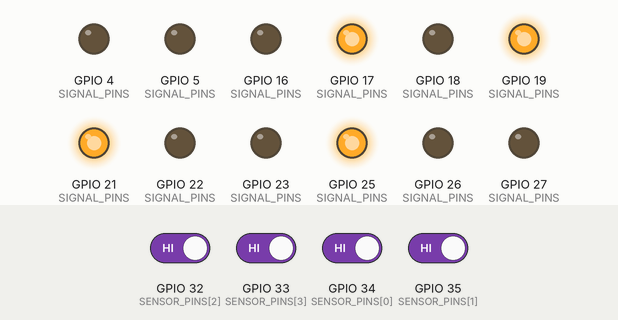
Recording of a sketch running on a simulated ESP32. Shown: output pins drawn as LEDs (lit = HIGH). The test bench sets the inputs (shaded band); at power-on: GPIO 32 (SENSOR_PINS[2]), GPIO 33 (SENSOR_PINS[3]), GPIO 34 (SENSOR_PINS[0]), GPIO 35 (SENSOR_PINS[1]) HIGH. WiFi joins after 1.5 s; servers stay silent unless stated; uploads are accepted with an empty reply; what the sketch prints to the serial monitor is not drawn.

Above: at 3.9 s.
4.0 s: GPIO 32 (SENSOR_PINS[2]) driven LOW
At 8.1 s:
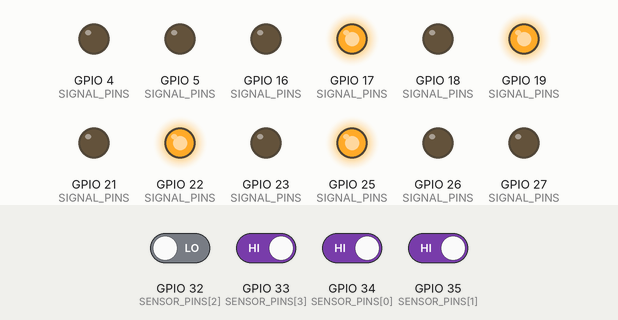
At 11.0 s:
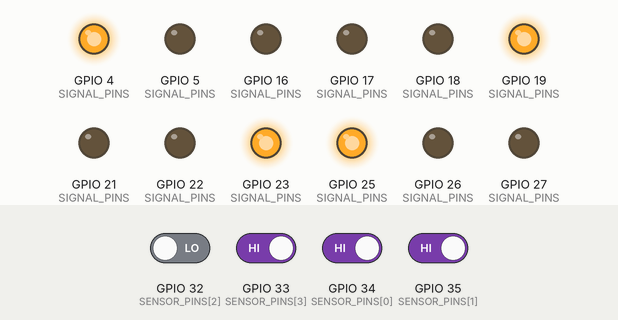
12.2 s: GPIO 33 (SENSOR_PINS[3]) driven LOW
34.2 s: GPIO 32 (SENSOR_PINS[2]) driven HIGH and GPIO 35 (SENSOR_PINS[1]) driven LOW
56.2 s: GPIO 35 (SENSOR_PINS[1]) driven HIGH
At 58.1 s:
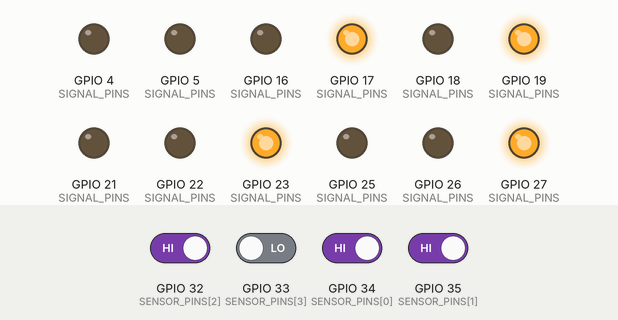
Timing chart, 0 to 79.1 s (numbered marks = the images above; inputs shaded):
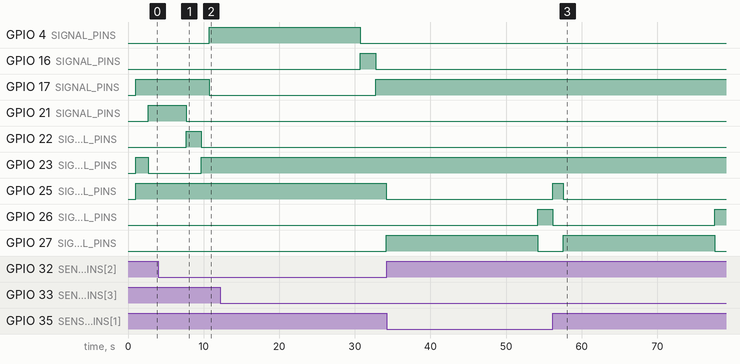

The sketch:

FederatedTrafficController.ino
```cpp
#include <Arduino.h>
#include <WiFi.h>
#include <HTTPClient.h>
#include <ArduinoJson.h>

#include "node_config.h"

namespace {

constexpr size_t kLaneCount = 4;

struct LanePins {
  uint8_t green;
  uint8_t yellow;
  uint8_t red;
};

struct NodeProfile {
  const char* nodeId;
  const char* label;
};

constexpr uint8_t SENSOR_PINS[kLaneCount] = {34, 35, 32, 33};
constexpr LanePins SIGNAL_PINS[kLaneCount] = {
  {21, 22, 23},
  {5, 18, 19},
  {4, 16, 17},
  {27, 26, 25},
};

constexpr NodeProfile NODE_PROFILES[] = {
  {"esp-a", "Intersection-A"},
  {"esp-b", "Intersection-B"},
};

static_assert(NODE_PROFILE_INDEX >= 0 && NODE_PROFILE_INDEX < 2, "NODE_PROFILE_INDEX must be 0 or 1");

const NodeProfile& ACTIVE_NODE = NODE_PROFILES[NODE_PROFILE_INDEX];

constexpr uint32_t SENSOR_SAMPLE_MS = 100;
constexpr uint32_t MIN_GREEN_MS = 5000;
constexpr uint32_t MAX_GREEN_MS = 20000;
constexpr uint32_t BASE_GREEN_MS = 5000;
constexpr uint32_t EXTRA_GREEN_MS = 9000;
constexpr uint32_t YELLOW_MS = 2000;
constexpr uint32_t ALL_RED_MS = 1000;
constexpr uint32_t SERVER_SYNC_INTERVAL_MS = 15000;
constexpr float DEMAND_ALPHA = 0.85f;
constexpr float STARVATION_STEP = 0.02f;
constexpr float MAX_STARVATION = 1.0f;
constexpr float LEARNING_RATE = 0.30f;
constexpr float MIN_WEIGHT = 0.50f;
constexpr float MAX_WEIGHT = 2.50f;
constexpr float RESIDUAL_TARGET = 0.20f;
constexpr float UPDATE_TRIGGER = 0.05f;

float laneDemand[kLaneCount] = {0.0f, 0.0f, 0.0f, 0.0f};
float starvationBoost[kLaneCount] = {0.0f, 0.0f, 0.0f, 0.0f};
float localWeights[kLaneCount] = {1.0f, 1.0f, 1.0f, 1.0f};
float lastPublishedWeights[kLaneCount] = {1.0f, 1.0f, 1.0f, 1.0f};

uint32_t globalRound = 0;
uint32_t phaseCount = 0;
uint32_t activeSampleCount = 1;
uint32_t lastSyncAttemptMs = 0;
bool wifiReady = false;

float clampFloat(float value, float low, float high) {
  return value < low ? low : (value > high ? high : value);
}

bool readSensorActive(size_t lane) {
  const int level = digitalRead(SENSOR_PINS[lane]);
  return SENSOR_ACTIVE_LOW ? level == LOW : level == HIGH;
}

void normalizeWeights() {
  float sum = 0.0f;
  for (float weight : localWeights) {
    sum += weight;
  }

  const float average = sum / static_cast<float>(kLaneCount);
  if (average <= 0.0f) {
    for (size_t lane = 0; lane < kLaneCount; ++lane) {
      localWeights[lane] = 1.0f;
    }
    return;
  }

  for (size_t lane = 0; lane < kLaneCount; ++lane) {
    localWeights[lane] = clampFloat(localWeights[lane] / average, MIN_WEIGHT, MAX_WEIGHT);
  }
}

void applyGlobalWeights(const float incoming[kLaneCount]) {
  for (size_t lane = 0; lane < kLaneCount; ++lane) {
    localWeights[lane] = clampFloat(incoming[lane], MIN_WEIGHT, MAX_WEIGHT);
  }
  normalizeWeights();
}

void setAllRed() {
  for (const auto& pins : SIGNAL_PINS) {
    digitalWrite(pins.green, LOW);
    digitalWrite(pins.yellow, LOW);
    digitalWrite(pins.red, HIGH);
  }
}

void setPhaseGreen(size_t lane) {
  for (size_t i = 0; i < kLaneCount; ++i) {
    const bool active = i == lane;
    digitalWrite(SIGNAL_PINS[i].green, active ? HIGH : LOW);
    digitalWrite(SIGNAL_PINS[i].yellow, LOW);
    digitalWrite(SIGNAL_PINS[i].red, active ? LOW : HIGH);
  }
}

void setPhaseYellow(size_t lane) {
  for (size_t i = 0; i < kLaneCount; ++i) {
    const bool active = i == lane;
    digitalWrite(SIGNAL_PINS[i].green, LOW);
    digitalWrite(SIGNAL_PINS[i].yellow, active ? HIGH : LOW);
    digitalWrite(SIGNAL_PINS[i].red, active ? LOW : HIGH);
  }
}

void sampleDemand(int activeLane) {
  for (size_t lane = 0; lane < kLaneCount; ++lane) {
    const bool active = readSensorActive(lane);
    const float instant = active ? 1.0f : 0.0f;
    laneDemand[lane] = DEMAND_ALPHA * laneDemand[lane] + (1.0f - DEMAND_ALPHA) * instant;

    if (static_cast<int>(lane) == activeLane) {
      starvationBoost[lane] = 0.0f;
    } else {
      starvationBoost[lane] = clampFloat(starvationBoost[lane] + STARVATION_STEP, 0.0f, MAX_STARVATION);
    }

    if (active) {
      ++activeSampleCount;
    }
  }
}

void waitWithSampling(uint32_t durationMs, int activeLane) {
  const uint32_t started = millis();
  while (millis() - started < durationMs) {
    sampleDemand(activeLane);
    delay(SENSOR_SAMPLE_MS);
  }
}

size_t chooseNextLane() {
  size_t bestLane = 0;
  float bestScore = -1.0f;

  for (size_t lane = 0; lane < kLaneCount; ++lane) {
    const float score = localWeights[lane] * laneDemand[lane] + starvationBoost[lane];
    if (score > bestScore) {
      bestScore = score;
      bestLane = lane;
    }
  }

  return bestLane;
}

uint32_t computeGreenTimeMs(size_t lane) {
  const float score = localWeights[lane] * laneDemand[lane] + starvationBoost[lane];
  const uint32_t proposed = BASE_GREEN_MS + static_cast<uint32_t>(score * EXTRA_GREEN_MS);
  return min(MAX_GREEN_MS, max(MIN_GREEN_MS, proposed));
}

float averageDemandExcluding(size_t excludedLane) {
  float total = 0.0f;
  for (size_t lane = 0; lane < kLaneCount; ++lane) {
    if (lane != excludedLane) {
      total += laneDemand[lane];
    }
  }
  return total / static_cast<float>(kLaneCount - 1);
}

void updateLocalModel(size_t servedLane, float preDemand, float postDemand) {
  const float residualError = postDemand - RESIDUAL_TARGET;
  const float scaling = max(preDemand, 0.20f);
  localWeights[servedLane] += LEARNING_RATE * residualError * scaling;

  for (size_t lane = 0; lane < kLaneCount; ++lane) {
    if (lane == servedLane) {
      continue;
    }
    localWeights[lane] += 0.05f * LEARNING_RATE * laneDemand[lane];
  }

  normalizeWeights();
}

float currentCycleLoss() {
  float total = 0.0f;
  for (size_t lane = 0; lane < kLaneCount; ++lane) {
    total += laneDemand[lane] + 0.25f * starvationBoost[lane];
  }
  return total / static_cast<float>(kLaneCount);
}

bool shouldPublishModel() {
  float maxRelativeDelta = 0.0f;
  for (size_t lane = 0; lane < kLaneCount; ++lane) {
    const float baseline = max(0.01f, fabs(lastPublishedWeights[lane]));
    const float relative = fabs(localWeights[lane] - lastPublishedWeights[lane]) / baseline;
    if (relative > maxRelativeDelta) {
      maxRelativeDelta = relative;
    }
  }
  return maxRelativeDelta >= UPDATE_TRIGGER || millis() - lastSyncAttemptMs >= SERVER_SYNC_INTERVAL_MS;
}

void printStatus(const char* stage, size_t lane = 255, uint32_t durationMs = 0) {
  Serial.printf("[%s] node=%s round=%lu", stage, ACTIVE_NODE.nodeId, static_cast<unsigned long>(globalRound));
  if (lane < kLaneCount) {
    Serial.printf(" lane=%u greenMs=%lu", static_cast<unsigned>(lane + 1), static_cast<unsigned long>(durationMs));
  }
  Serial.print(" demand=[");
  for (size_t i = 0; i < kLaneCount; ++i) {
    Serial.printf("%.2f%s", laneDemand[i], i + 1 == kLaneCount ? "" : ", ");
  }
  Serial.print("] weights=[");
  for (size_t i = 0; i < kLaneCount; ++i) {
    Serial.printf("%.2f%s", localWeights[i], i + 1 == kLaneCount ? "" : ", ");
  }
  Serial.println("]");
}

void connectWiFi() {
  WiFi.mode(WIFI_STA);
  WiFi.begin(WIFI_SSID, WIFI_PASSWORD);

  Serial.printf("Connecting %s to Wi-Fi", ACTIVE_NODE.nodeId);
  const uint32_t started = millis();
  while (WiFi.status() != WL_CONNECTED && millis() - started < 15000) {
    delay(500);
    Serial.print(".");
  }
  Serial.println();

  wifiReady = WiFi.status() == WL_CONNECTED;
  if (wifiReady) {
    Serial.printf("Wi-Fi connected. IP=%s\n", WiFi.localIP().toString().c_str());
  } else {
    Serial.println("Wi-Fi unavailable. Node will continue in standalone mode.");
  }
}

bool pullGlobalModel() {
  if (WiFi.status() != WL_CONNECTED) {
    wifiReady = false;
    return false;
  }

  HTTPClient http;
  const String url = String(SERVER_BASE_URL) + "/get_weights";
  http.begin(url);
  http.setTimeout(3000);

  const int responseCode = http.GET();
  if (responseCode != HTTP_CODE_OK) {
    http.end();
    return false;
  }

  DynamicJsonDocument doc(512);
  const DeserializationError error = deserializeJson(doc, http.getString());
  http.end();
  if (error) {
    return false;
  }

  const JsonArray weights = doc["weights"].as<JsonArray>();
  if (weights.size() != kLaneCount) {
    return false;
  }

  float incoming[kLaneCount];
  for (size_t lane = 0; lane < kLaneCount; ++lane) {
    incoming[lane] = weights[lane].as<float>();
  }

  globalRound = doc["round"] | globalRound;
  applyGlobalWeights(incoming);
  wifiReady = true;
  Serial.printf("Pulled global model round %lu\n", static_cast<unsigned long>(globalRound));
  return true;
}

bool pushLocalModel() {
  if (WiFi.status() != WL_CONNECTED) {
    wifiReady = false;
    return false;
  }

  HTTPClient http;
  const String url = String(SERVER_BASE_URL) + "/update";
  http.begin(url);
  http.addHeader("Content-Type", "application/json");
  http.setTimeout(4000);

  DynamicJsonDocument payload(768);
  payload["node_id"] = ACTIVE_NODE.nodeId;
  payload["round"] = globalRound;

  JsonArray weights = payload.createNestedArray("weights");
  for (float weight : localWeights) {
    weights.add(weight);
  }

  payload["sample_count"] = activeSampleCount;
  JsonObject metrics = payload.createNestedObject("metrics");
  metrics["cycle_loss"] = currentCycleLoss();
  metrics["phase_count"] = phaseCount;
  JsonArray demand = metrics.createNestedArray("demand");
  for (float value : laneDemand) {
    demand.add(value);
  }
  metrics["average_other_demand"] = averageDemandExcluding(chooseNextLane());

  String body;
  serializeJson(payload, body);

  const int responseCode = http.POST(body);
  const String response = http.getString();
  http.end();

  lastSyncAttemptMs = millis();
  if (responseCode <= 0) {
    return false;
  }

  DynamicJsonDocument doc(512);
  const DeserializationError error = deserializeJson(doc, response);
  if (error) {
    return false;
  }

  const char* status = doc["status"] | "unknown";
  globalRound = doc["current_round"] | globalRound;

  if (doc["global_weights"].is<JsonArray>()) {
    const JsonArray incoming = doc["global_weights"].as<JsonArray>();
    if (incoming.size() == kLaneCount) {
      float newWeights[kLaneCount];
      for (size_t lane = 0; lane < kLaneCount; ++lane) {
        newWeights[lane] = incoming[lane].as<float>();
      }
      applyGlobalWeights(newWeights);
    }
  }

  for (size_t lane = 0; lane < kLaneCount; ++lane) {
    lastPublishedWeights[lane] = localWeights[lane];
  }
  activeSampleCount = 1;

  Serial.printf("Published local update. Server status=%s round=%lu\n", status, static_cast<unsigned long>(globalRound));
  wifiReady = true;
  return true;
}

void initializeHardware() {
  for (size_t lane = 0; lane < kLaneCount; ++lane) {
    pinMode(SENSOR_PINS[lane], INPUT);
    pinMode(SIGNAL_PINS[lane].green, OUTPUT);
    pinMode(SIGNAL_PINS[lane].yellow, OUTPUT);
    pinMode(SIGNAL_PINS[lane].red, OUTPUT);
  }
  setAllRed();
}

}  // namespace

void setup() {
  Serial.begin(SERIAL_BAUD);
  delay(1000);
  Serial.printf("Booting %s (%s)\n", ACTIVE_NODE.nodeId, ACTIVE_NODE.label);

  initializeHardware();
  connectWiFi();
  if (wifiReady) {
    pullGlobalModel();
  }
}

void loop() {
  const size_t lane = chooseNextLane();
  const uint32_t greenMs = computeGreenTimeMs(lane);
  const float preDemand = laneDemand[lane];

  printStatus("before_phase", lane, greenMs);
  setPhaseGreen(lane);
  waitWithSampling(greenMs, static_cast<int>(lane));

  setPhaseYellow(lane);
  waitWithSampling(YELLOW_MS, -1);

  setAllRed();
  waitWithSampling(ALL_RED_MS, -1);

  const float postDemand = laneDemand[lane];
  updateLocalModel(lane, preDemand, postDemand);
  ++phaseCount;
  printStatus("after_phase", lane, greenMs);

  if (shouldPublishModel()) {
    if (!pushLocalModel()) {
      Serial.println("Model publish failed. Retrying global pull when possible.");
      pullGlobalModel();
    } else {
      pullGlobalModel();
    }
  }

  if (WiFi.status() != WL_CONNECTED && millis() - lastSyncAttemptMs >= SERVER_SYNC_INTERVAL_MS) {
    connectWiFi();
    if (wifiReady) {
      pullGlobalModel();
    }
  }
}
```

node_config.h
```cpp
#pragma once

// Local secrets can be generated from the repo .env file into node_secrets.h.
#if __has_include("node_secrets.h")
#include "node_secrets.h"
#endif

#ifndef WIFI_SSID
#define WIFI_SSID "YOUR_WIFI_SSID"
#endif

#ifndef WIFI_PASSWORD
#define WIFI_PASSWORD "YOUR_WIFI_PASSWORD"
#endif

#ifndef SERVER_BASE_URL
#define SERVER_BASE_URL "http://192.168.1.10:5000"
#endif

// Compile with 0 for the first ESP32 and 1 for the second ESP32.
#define NODE_PROFILE_INDEX 0

// Most IR obstacle sensors are active LOW.
#ifndef SENSOR_ACTIVE_LOW
#define SENSOR_ACTIVE_LOW true
#endif

// Serial logs are useful during bring-up.
#ifndef SERIAL_BAUD
#define SERIAL_BAUD 115200
#endif
```

Measured:
- after the input at 4.0 s, GPIO 4 (SIGNAL_PINS): LOW → HIGH after 6.7 s; GPIO 5 (SIGNAL_PINS): stays LOW (without the input it goes to HIGH after 6.7 s); GPIO 17 (SIGNAL_PINS): HIGH → LOW after 6.7 s; GPIO 19 (SIGNAL_PINS): stays HIGH (without the input it goes to LOW after 6.7 s)
- after the input at 12.2 s, GPIO 25 (SIGNAL_PINS): HIGH → LOW after 22.0 s; GPIO 27 (SIGNAL_PINS): LOW → HIGH after 22.0 s
- after the input at 56.2 s, GPIO 5 (SIGNAL_PINS): stays LOW (without the input it goes to HIGH after 1.4 s); GPIO 18 (SIGNAL_PINS): stays LOW (without the input it goes to HIGH after 21.4 s)
